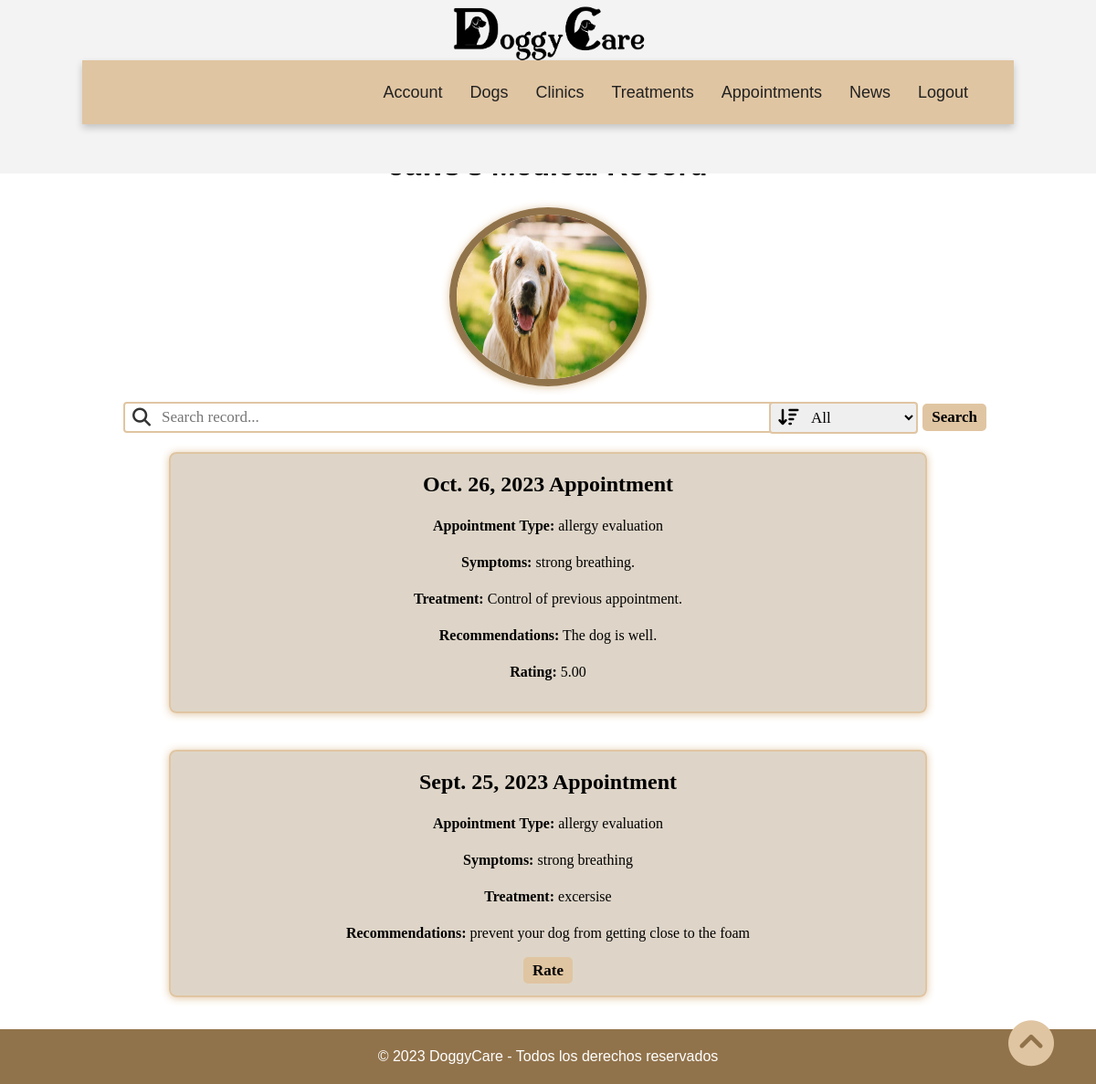
Page /owner/medical_record_o/1 on the committed database.
### vet/models.py (models this page shows, shortened)
class Dog(models.Model):
    GENDER_CHOICES = (
    ('Male', 'Male'),
    ('Female', 'Female'),
    )
    image= models.ImageField(upload_to='images/')
    id= models.AutoField(primary_key= True)
    owner= models.ForeignKey(Owner, on_delete=models.CASCADE)
    name= models.CharField(blank= False, max_length=20)
    breed= models.ForeignKey(breed, on_delete=models.CASCADE)
    birthdate= models.DateField(blank= False, validators=[validate_minor])
    weight= models.FloatField(blank= False)
    gender= models.CharField(blank= False, max_length=10, choices=GENDER_CHOICES)
    vaccination_card = models.ForeignKey(vaccination_card, on_delete=models.CASCADE,null=True,blank = True)
    vet= models.ForeignKey(Vet, on_delete=models.CASCADE)

class MedicalRecord(models.Model):
    id = models.AutoField(primary_key= True)
    dog = models.ForeignKey(Dog, on_delete=models.CASCADE,null=True, blank=True)
    date = models.DateField(blank = False)
    appointmentType = models.CharField(blank= False, max_length=100)
    symptoms = models.CharField(blank= False, max_length=500)
    treatment = models.CharField(blank= False, max_length=500)
    recommendations = models.CharField(blank= False, max_length=1000)
    r_rating= models.DecimalField(max_digits=3, decimal_places=2, blank= True, null=True)

### owner/views.py (the view)
# urls.py: path('medical_record_o/<int:dog_id>', views.medical_record_o, name='medical_record_o'),
def medical_record_o(request, dog_id):
    dog = get_object_or_404(Dog, pk=dog_id)
    filter_by = request.GET.get('filterRecord')
    search_record_term = request.GET.get('searchRecord')
    if search_record_term:
        if filter_by == 'all':
            medical_record = MedicalRecord.objects.filter(
                Q(date__icontains=search_record_term) |
            Q(symptoms__icontains=search_record_term) |
            Q(appointmentType__icontains=search_record_term)|
            Q(treatment__icontains=search_record_term) |
            Q(recommendations__icontains=search_record_term),
            dog=dog
            ).order_by('-date')
        elif filter_by == 'date':
            medical_record =  MedicalRecord.objects.filter(date__icontains=search_record_term,dog=dog).order_by('-date')
        elif filter_by == 'appointmentType':
            medical_record =  MedicalRecord.objects.filter(appointmentType__icontains=search_record_term,dog=dog).order_by('-date')
        elif filter_by == 'symptoms':
            medical_record =  MedicalRecord.objects.filter(symptoms__icontains=search_record_term,dog=dog).order_by('-date')
        elif filter_by == 'treatment':
            medical_record =  MedicalRecord.objects.filter(treatment__icontains=search_record_term,dog=dog).order_by('-date')
        elif filter_by == 'recommendations':
            medical_record =  MedicalRecord.objects.filter(recommendations__icontains=search_record_term,dog=dog).order_by('-date')
    else:
        medical_record = MedicalRecord.objects.filter(dog=dog).order_by('-date')
    return render(request, 'medical_record_o.html', {'dog': dog, 'medical_records': medical_record})

### owner/templates/medical_record_o.html (shortened to what this page needs)
<!DOCTYPE html>
{% extends 'base_o.html' %}
{% load static %}
    {% block additional_styles %}
    <link rel="stylesheet" href="{% static 'css/owner/medical_record_o.css' %}">
    {% endblock additional_styles %}
        {% block content %}
        <div class="all"  id="start">
        <h1>{{dog.name}}'s Medical Record</h1>
        <div class="img">
            <img src="{{ dog.image.url }}" alt="{{ dog.name }} Image" style="border-radius: 50%; width: 200px; height: 180px; border: 8px solid rgb(145, 115, 75);; box-shadow: 0px 1px 10px #e0c5a2;">
        </div>
        <form action="" class="search-record-bar">
        <div class="search_group">
            <i class="fa-solid fa-magnifying-glass"></i>
            <input type="text" class="form-control" name="searchRecord" placeholder="Search record...">
        </div>
            <div class="search-filter">
                <i class="fa-solid fa-arrow-down-wide-short"></i>
                <select class="form-control" name="filterRecord">
                    <option value="all">All</option>
                </select>
            </div>
            <button type="submit" class="btn btn-primary">Search</button>
        </form>
        <div class="records-list">
            {% for record in medical_records %}
            <div class="record-card">
                <div class="card-content p-3 mx-2">
                    <span>{{ record.date }} Appointment</span>
                    <p><strong>Appointment Type:</strong> {{ record.appointmentType }}</p>
                    <p><strong>Symptoms:</strong> {{ record.symptoms }}</p>
                    <p><strong>Treatment:</strong> {{ record.treatment }}</p>
                    <p><strong>Recommendations:</strong> {{ record.recommendations }}</p>
                    {% if record.r_rating %}
                    <p><strong>Rating:</strong> {{ record.r_rating }} </p>
                    {% else %}
                        <a href="{% url 'record_rating' record.id %}" class="btn btn-primary">Rate</a>
                    {% endif %}
                </div>
            </div>
            {% endfor %}
        </div>
        <a href="#start" id="go-up-button"><i class="fa-solid fa-circle-chevron-up fa-bounce" style="color: #e0c5a2;; text-shadow: 4px;"></i></a>
    </div>
        {% endblock content %}

### static/css/owner/base_o.css (style rules this page uses)
html { font-family: "Poppins", sans-serif; line-height: 1.15; -webkit-text-size-adjust: 100%; -webkit-tap-highlight-color: rgba(0, 0, 0, 0); }
body { margin: 0; font-size: 1rem; line-height: 1.5; text-align: left; }
h1 { text-align: center; }

### static/css/owner/medical_record_o.css (style rules this page uses)
main > * { margin-top: 15px; margin-bottom: 15px; }
.all { text-align: center; align-items: center; }
.img { align-items: center; margin: 0 auto; object-fit: cover; padding-bottom: 10px; }
.search-record-bar { font-family: Georgia, serif; display: flex; align-items: center; padding: 0 50px 0; width: 80%; margin: auto; }
.search_group { align-items: center; margin: auto; width: 70%; position: relative; padding-right: 20px; }
.form-control { padding: 5px 10px; font-size: 17px; border-radius: 5px; width: 100%; font-family:"Century Gothic"; border: 2px solid #e0c5a2; border-radius: 4px; padding-left: 40px; }
.fa-magnifying-glass { position: absolute; left: 10px; top: 50%; font-size: 20px; color: #333; transform: translateX(-10px); transform: translateY(-10px); }
.search-filter { position: relative; width: 17%; margin-right: 5px; }
.fa-arrow-down-wide-short { position: absolute; left: 10px; top: 50%; font-size: 20px; color: #000000; transform: translateX(-10px); transform: translateY(-10px); }
.fa-circle-chevron-up { position: fixed; bottom: 20px; right: 4rem; width: 2rem; font-size: 50px; }
.btn { padding: 5px 10px; font-size: 17px; text-decoration: none; background-color: #e0c5a2;; color: #000000; border: none; border-radius: 5px; cursor: pointer; font-family:"Century Gothic"; font-weight: bold; }
.records-list { padding: 0 10px; display: flex; flex-wrap: wrap; justify-content: center; }
.record-card { border-radius: 8px; box-shadow: 0px 1px 10px #e0c5a2;; background-color: rgba(145, 115, 75, 0.3); border: 2px solid #e0c5a2;; overflow: hidden; width: 70%; margin: 20px; float: left; padding: auto; word-wrap: break-word; display: flex; flex-direction: column; transition: transform 0.3s ease; font-family:"Century Gothic"; }
span { font-size: 24px; color: #000000; font-weight: bold; text-align: center; margin-top: 20px; margin-bottom: auto; }
.record-card .card-content { padding: 15px; text-align: center; word-wrap: break-word; flex-grow: 1; font-family:"Century Gothic"; }

### rows in the picture
Dog: image (picture)
MedicalRecord: date "Oct. 26, 2023", appointmentType "allergy evaluation", symptoms "strong breathing.", treatment "Control of previous appointment.", recommendations "The dog is well.", r_rating "5.00"
MedicalRecord: date "Sept. 25, 2023", appointmentType "allergy evaluation", symptoms "strong breathing", treatment "excersise", recommendations "prevent your dog from getting close to the foam", shows "Rate"
